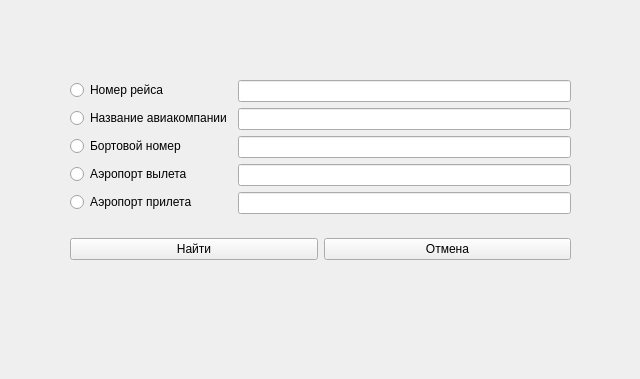
<?xml version="1.0" encoding="UTF-8"?>
<ui version="4.0">
 <class>search</class>
 <widget class="QWidget" name="search">
  <property name="geometry">
   <rect>
    <x>0</x>
    <y>0</y>
    <width>640</width>
    <height>379</height>
   </rect>
  </property>
  <property name="windowTitle">
   <string>Form</string>
  </property>
  <widget class="QWidget" name="">
   <property name="geometry">
    <rect>
     <x>70</x>
     <y>80</y>
     <width>501</width>
     <height>180</height>
    </rect>
   </property>
   <layout class="QVBoxLayout" name="verticalLayout">
    <item>
     <layout class="QFormLayout" name="formLayout">
      <item row="0" column="0">
       <widget class="QRadioButton" name="radioButton">
        <property name="text">
         <string>Номер рейса</string>
        </property>
       </widget>
      </item>
      <item row="0" column="1">
       <widget class="QLineEdit" name="lineEdit"/>
      </item>
      <item row="1" column="0">
       <widget class="QRadioButton" name="radioButton_2">
        <property name="text">
         <string>Название авиакомпании</string>
        </property>
       </widget>
      </item>
      <item row="2" column="0">
       <widget class="QRadioButton" name="radioButton_3">
        <property name="text">
         <string>Бортовой номер</string>
        </property>
       </widget>
      </item>
      <item row="3" column="0">
       <widget class="QRadioButton" name="radioButton_4">
        <property name="text">
         <string>Аэропорт вылета</string>
        </property>
       </widget>
      </item>
      <item row="4" column="0">
       <widget class="QRadioButton" name="radioButton_5">
        <property name="text">
         <string>Аэропорт прилета</string>
        </property>
       </widget>
      </item>
      <item row="1" column="1">
       <widget class="QLineEdit" name="lineEdit_2"/>
      </item>
      <item row="2" column="1">
       <widget class="QLineEdit" name="lineEdit_3"/>
      </item>
      <item row="3" column="1">
       <widget class="QLineEdit" name="lineEdit_4"/>
      </item>
      <item row="4" column="1">
       <widget class="QLineEdit" name="lineEdit_5"/>
      </item>
     </layout>
    </item>
    <item>
     <layout class="QHBoxLayout" name="horizontalLayout">
      <item>
       <widget class="QPushButton" name="pushButton">
        <property name="text">
         <string>Найти</string>
        </property>
       </widget>
      </item>
      <item>
       <widget class="QPushButton" name="pushButton_2">
        <property name="text">
         <string>Отмена</string>
        </property>
       </widget>
      </item>
     </layout>
    </item>
   </layout>
  </widget>
 </widget>
 <resources/>
 <connections/>
</ui>
